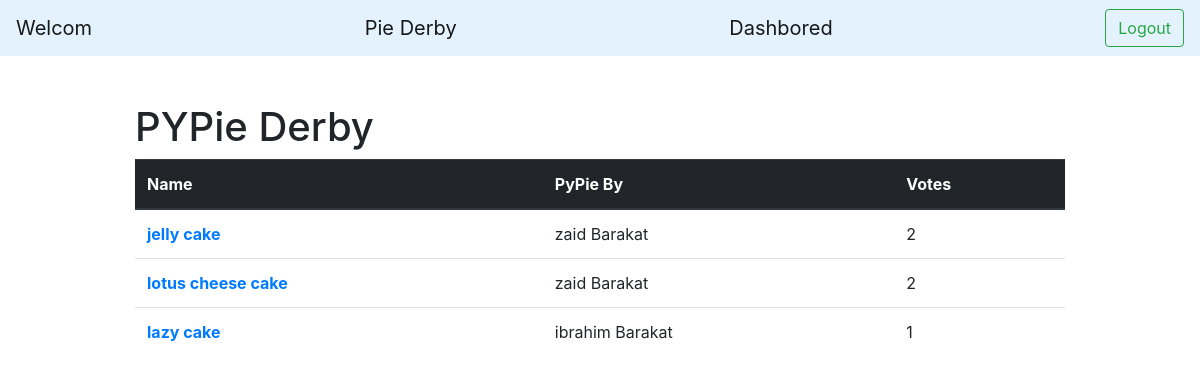
/derby (signed in), run on the app's committed database.
### my_app/models.py (models this page shows)
class PyPie(models.Model):
    name=models.CharField(max_length=255)
    filling=models.TextField()
    crust=models.TextField()
    created_at=models.DateTimeField(auto_now_add=True)
    updated_at=models.DateTimeField(auto_now=True)
    user=models.ForeignKey(User, related_name='my_pies',on_delete=models.CASCADE)
    votes= models.ManyToManyField(User, related_name="liked_pies")
    objects=PyPieManager()

class User (models.Model):
    first_name=models.CharField(max_length=45)
    last_name=models.CharField(max_length=45)
    email=models.CharField(max_length=45)
    password=models.CharField(max_length=255)
    created_at=models.DateTimeField(auto_now_add=True)
    updated_at=models.DateTimeField(auto_now=True)
    objects=UserManager()

### my_app/views.py (the view)
# urls.py: path('derby', views.derby),
def derby(request):
    context={
        'pies':get_all_pies(),
        'user':get_user(request.session['current_user_id']),
    }
    return render (request,'derby.html',context)

### my_app/models.py (called while the page is built)
def get_user(id):
    user= User.objects.get(id=id)
    return User

def get_all_pies():
    return PyPie.objects.all()

### my_app/templates/derby.html (shortened to what this page needs)
<!DOCTYPE html>
<html lang="en">
<head>
    <link rel="stylesheet" href="https://cdn.jsdelivr.net/npm/bootstrap@4.0.0/dist/css/bootstrap.min.css"
>
</head>
<body>
    <nav class="navbar navbar-light" style="background-color: #e3f2fd;">
        <a class="navbar-brand" href="/my_pies">Welcom {{user.first_name}} {{user.last_name}}</a>
        <a class="navbar-brand" href="/derby">Pie Derby</a>
        <a class="navbar-brand" href="/my_pies">Dashbored</a>
        <a href="/logout"><button class="btn btn-outline-success my-2 my-sm-0">Logout</button></a>
    </nav>
    <div class="container">
        <div class="form">
            <h1>PYPie Derby</h1>
            <table class="table">
                <thead class="thead-dark">
                    <tr>
                        <th scope="col">Name</th>
                        <th scope="col">PyPie By</th>
                        <th scope="col">Votes</th>
                    </tr>
                </thead>
                <tbody>
                    {%for pie in pies%}
                    <tr>
                        <th scope="row"><a href="/vote/{{pie.id}}">{{pie.name}}</a></th>
                        <td>{{pie.user.first_name}} {{pie.user.last_name}}</td>
                        <td>{{pie.votes.count}}</td>
                    </tr>
                    {%endfor%}
                </tbody>
            </table>
        </div>
    </div>
</body>
</html>

### my_app/templates/derby.html (style rules this page uses)
.container { width: 80%; }
.form { margin-top: 5%; }

### data on the page
PyPie: name "jelly cake", user.first_name "zaid", user.last_name "Barakat", votes.count "2"
PyPie: name "lotus cheese cake", user.first_name "zaid", user.last_name "Barakat", votes.count "2"
PyPie: name "lazy cake", user.first_name "ibrahim", user.last_name "Barakat", votes.count "1"
